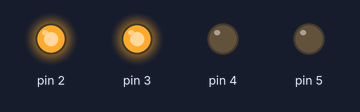
A sketch run on a simulated Arduino Uno, built with avr-gcc and run on an emulated ATmega328P. Shown: output pins drawn as LEDs (lit = HIGH).

Above: at 0.15 s.
At 7.35 s:
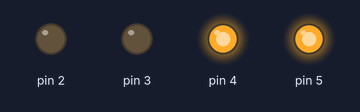
At 14.85 s:
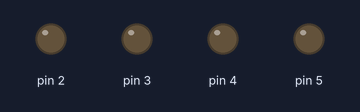
Timing chart, 0 to 15.6 s (numbered marks = the images above):
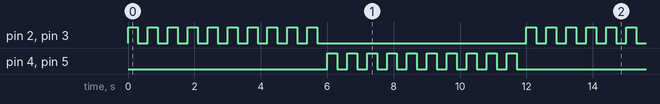

The sketch:

pisca.ino
```cpp
int leds[]{2,3,4,5};

void setup()
{
  for(int i = 0; i < 4; i++)
  {
    pinMode(leds[i],OUTPUT);
  }
}

void loop()
{
  for(int i = 0; i < 10; i++)
  {
    AcenderApagar(0,1);
  }

  for(int i = 0; i < 10; i++)
  {
    AcenderApagar(2,3);
  }
}

void AcenderApagar(int led1, int led2)
{
  digitalWrite(leds[led1],HIGH);
  digitalWrite(leds[led2],HIGH);
  delay(300);
  digitalWrite(leds[led1],LOW);
  digitalWrite(leds[led2],LOW);
  delay(300);
}
```

Measured:
- by itself, pin 2–5: repeats every 12.0 s: 9 × (LOW 0.30 s, HIGH 0.30 s), LOW 6.3 s, HIGH 0.30 s
- by itself, everything shown: repeats every 12.0 s, in 40 steps
